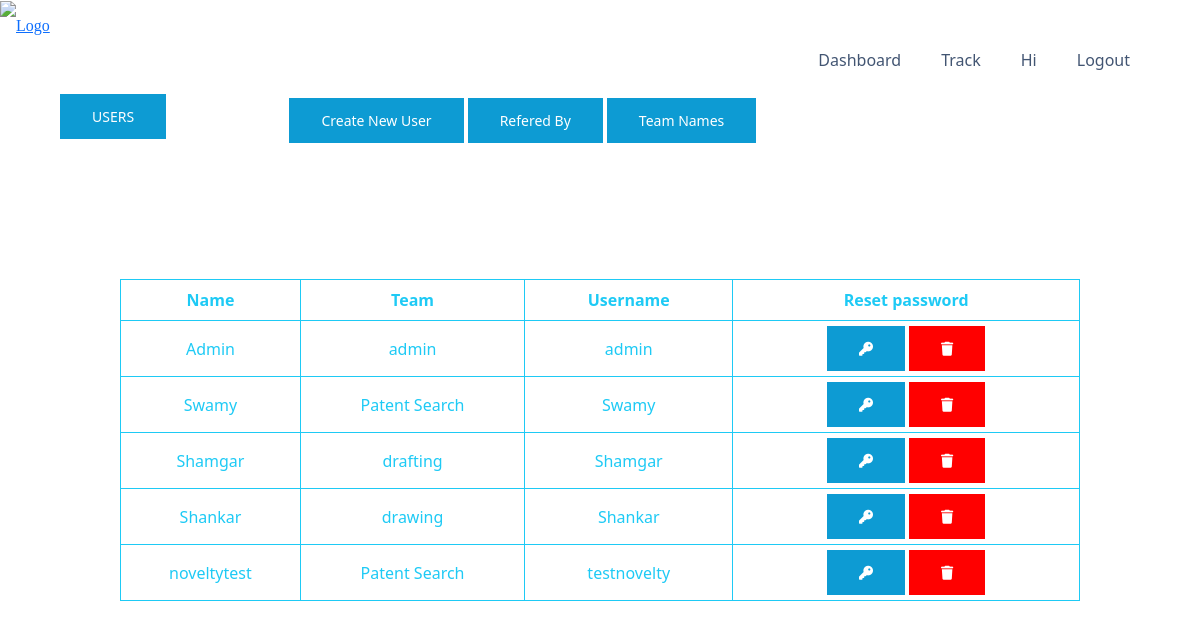
The page /user/ on the database its author committed.
### login/models.py (models this page shows, shortened)
class Usermodel(models.Model):
    username = models.CharField(max_length=30)
    teamname = models.CharField(max_length=30)
    name = models.CharField(max_length=30)

### login/views.py (the view)
# urls.py: path('', views.displayuser, name='user/displayuser'),
def displayuser(r):
    users = models.Usermodel.objects.all()
    return render(r, 'user/displayuser.html', {'user': users})

### templates/user/displayuser.html (shortened to what this page needs)
<!DOCTYPE html>
{% include 'navigation/topnavbar.html' %}
<html lang="en">
<head>
    <link rel="stylesheet" href="https://cdnjs.cloudflare.com/ajax/libs/font-awesome/6.3.0/css/all.min.css" />
</head>
</head>
<body>
 <a  class="button buttonsub1" style="margin:20px;margin-top:20px;margin-left:60px;">USERS</a>
<ul style = "float:right;	">
<li>   <a class="button buttonsub1" href="register" >Create New User</a></li>
<li><a class="button buttonsub1" href="referedby"  > Refered By </a></li>
<li>   <a class="button buttonsub1" href="team" > Team Names </a></li>
</ul>
<center>
    <br>
    <br>
    <br>
    <br>
    <br>
<table>
<tr>
<th style="color: rgb(30, 202, 245);">Name</th>
<th style="color: rgb(30, 202, 245);">Team</th>
<th style="color: rgb(30, 202, 245);">Username</th>
<th style="color: rgb(30, 202, 245);">Reset password</th>
</tr>
{% for i in user %}
<tr>
    {% if i.teamname != 'mainadmin' %}
<td  style="color: rgb(30, 202, 245);">  {{i.name}}</td>
<td  style="color: rgb(30, 202, 245);">  {{i.teamname}}</td>
<td  style="color: rgb(30, 202, 245);">  {{i.username}}</td>
<td style="color: rgb(30, 202, 245);"><a  class="button" href="{% url 'resetpass' i.username %}"><i class="fa-sharp fa-solid fa-key"></i></a><a style="background-color:red" class="button" href="{% url 'deleteuser' i.username %}" ><i class="fa-sharp fa-solid fa-trash"></i></a></td>
 {% endif %}
</tr>
    {% endfor %}
</table>
</center>
</body>
</html>

### templates/navigation/topnavbar.html (shortened to what this page needs)
{% load static %}
<link rel="stylesheet" href="https://cdnjs.cloudflare.com/ajax/libs/font-awesome/4.7.0/css/font-awesome.min.css">
<link rel="stylesheet" href="https://cdn.jsdelivr.net/npm/bootstrap@5.2.3/dist/css/bootstrap.min.css">
    <nav>
<a href='{% url "user/login" %}'>
<img src="https://usercontent.one/wp/www.novelpatent.com/wp-content/uploads/2022/03/NPS-New-Logo.webp?media=1675758298" alt="Logo"></a>
        <ul class="hover-underline-animation">
            <li><a class="nav-link nav-link-fade-up" href='{% url "user/login" %}'>Dashboard</a></li>
            <li><a class="nav-link nav-link-fade-up" href="{% url 'track' %}">Track</a></li>
            <li><a class="nav-link nav-link-fade-up" href="" style="">Hi  </a></li>
            <li><a class="nav-link nav-link-fade-up" href="{% url 'user/logout' %}">Logout</a></li>
        </ul>
    </nav>

### templates/navigation/topnavbar.html (style rules this page uses)
nav { margin:0; padding:0; font-family:verdana; width: 100%; height: 50px; background-color: transparent; background: transparent; border-color: transparent; line-height: 50px; }
nav ul { float: right; margin-right: 30px; }
nav ul li { list-style-type: none; display: inline-block; }
nav ul li a { text-decoration: none; color: black; padding: 30px; }
.nav-link { text-decoration: none; color: #031D44; padding: 15px 0px; margin: 0px 20px; display: inline-block; position: relative; opacity: 0.75; }
.nav-link::before { transition: 300ms; height: 5px; content: ""; position: absolute; background-color: #031D44; }
.nav-link-fade-up::before { width: 100%; bottom: 5px; opacity: 0; }

### templates/user/displayuser.html (style rules this page uses)
table { border-collapse: collapse; width: 80%; }
tr { border: 1px solid rgb(30, 202, 245); text-align: center; font-family: 'Segoe UI'; }
th { padding : 8px; border: 1px solid rgb(30, 202, 245); }
td { border: 1px solid rgb(30, 202, 245); }
.button { background-color: #0d9bd3; border: none; color: white; padding: 12px 32px; text-align: center; text-decoration: none; display: inline-block; font-size: 14px; margin: 4px 2px; transition-duration: 0.4s; cursor: pointer; position: relative; }
ul { list-style-type: none; margin: 0; padding: 20px; overflow: hidden; background-color: white; }
li { float: left; }
li a { display: inline; color: #0d9bd3; text-align: center; padding: 14px 16px; text-decoration: none; font-family: 'Segoe UI', Tahoma, Geneva, Verdana, sans-serif; font-size: medium; font-weight: 500; }

### rows shown on the page
Usermodel: name "Admin", teamname "admin", username "admin"
Usermodel: name "Swamy", teamname "Patent Search", username "Swamy"
Usermodel: name "Shamgar", teamname "drafting", username "Shamgar"
Usermodel: name "Shankar", teamname "drawing", username "Shankar"
Usermodel: name "noveltytest", teamname "Patent Search", username "testnovelty"
